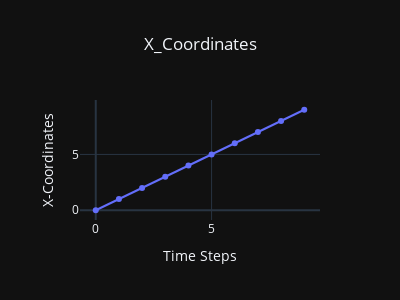

The notebook cell saved with this chart:
### Code cell
data = go.Scatter(x=np.arange(10),
                 
                 )

layout = go.Layout(title='X_Coordinates',
                   title_x=0.5, 
                   xaxis_title="Time Steps ", 
                   yaxis_title="X-Coordinates",
                   height=300,
                   width=400
                      )
fig = go.Figure(data=[data],layout = layout)
fig.update_layout(template='plotly_dark')
fig.show()

### Figure 1 — Plotly figure (JSON) as saved in the notebook; plotly's stock layout.template omitted (floating-point values rounded to 4 significant figures)
{"data": [{"type": "scatter", "x": [0, 1, 2, 3, 4, 5, 6, 7, 8, 9]}], "layout": {"height": 300, "title": {"text": "X_Coordinates", "x": 0.5}, "width": 400, "xaxis": {"title": {"text": "Time Steps "}}, "yaxis": {"title": {"text": "X-Coordinates"}}}}
